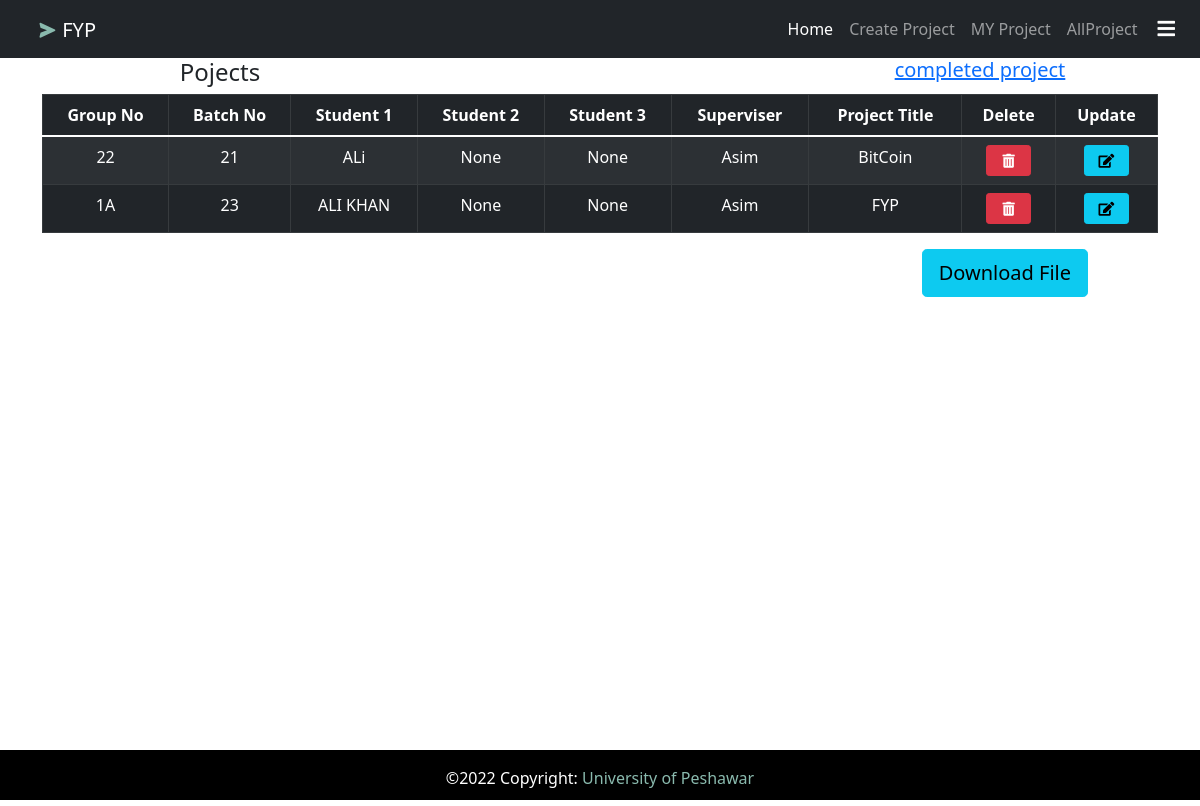
Page /projects/profile/ (signed in) on the committed database.
### project/models.py (models this page shows, shortened)
class Project(models.Model):
    group_no=models.CharField(max_length=50)
    batch_no=models.ForeignKey(Batch,null=True,on_delete=models.CASCADE)
    student_1=models.ForeignKey(Student,on_delete=models.CASCADE,related_name="student1")
    student_2=models.ForeignKey(Student,on_delete=models.CASCADE,related_name='student2',null=True,blank=True)
    student_3=models.ForeignKey(Student,on_delete=models.CASCADE,related_name='student3',null=True,blank=True)
    superviser=models.ForeignKey(User,on_delete=models.CASCADE)
    project_title=models.CharField(max_length=50)
    completed=models.BooleanField(default=False)
    created_at = models.DateField(null=True, blank=True)

### student/models.py (models this page shows)
class Batch(models.Model):
    batch=models.IntegerField(blank=True,null=True,unique=True)
    DateOfAdmission = models.DateField(null=True, blank=True)
    created_at=models.DateTimeField(auto_now_add=True)
    def __str__(self):
        return str(self.batch)
    class Meta:
        verbose_name_plural = 'Batch'

class Student(models.Model):
    SECTION_CHIOICES=(
    ('Morning','Morning'),
    ('Evening','Evening'),
    ('A','A'),
    ('B','B'),
    ('C','C'),
    ('D','D')
)
    GENDER=(
    ('Male','Male'),
    ('Female','Female'),
    ('TransGender','TransGender'),
)
    PROJECT_STATUS=(
        ('Started' , 'Started'),
        ('Not Started','Not Started'),
    )
    name=models.CharField(max_length=50)
    batch_no=models.ForeignKey(Batch,null=True,on_delete=models.CASCADE)
    section=models.CharField(max_length=50,choices=SECTION_CHIOICES)
    roll_number=models.IntegerField()
    projet_status=models.CharField(max_length=20,choices=PROJECT_STATUS,default='Started')
    gender=models.CharField(max_length=50,choices=GENDER,default='Male')
    dues=models.BooleanField(default=False)
    remarks=models.CharField(max_length=100,blank=True)
    created_at=models.DateTimeField(auto_now_add=True)
    def __str__(self) -> str:
        return self.name

### project/views.py (the view)
# urls.py: path('profile/',views.profile,name='profile'),
@login_required
def profile(request):
    groups=Project.objects.filter(superviser=request.user,completed=False)
    paginator=Paginator(groups,8)
    page=request.GET.get('page')
    groups=paginator.get_page(page)
    context = {
        'groups' : groups,
    }
    return render(request,'project/profile.html',context)

### student/templates/project/profile.html (shortened to what this page needs)
{% extends 'base.html' %}
{% load crispy_forms_tags %}
{% block content %}
<section class="text-center">
    <div class="container">
        <div class="row">
            <div class="col-4">
                <h4>Pojects</h4>
            </div>
            <div class="col-4">
            </div>
            <div class="col-4">
                <h5><a href="{% url 'completed-project' %}">completed project</a></h5>
            </div>
        </div>
        <table class="table table-striped table-bordered table-hover table-dark">
            <thead>
                <tr>
                    <th scope="col">Group No</th>
                    <th scope="col">Batch No</th>
                    <th scope="col">Student 1</th>
                    <th scope="col">Student 2</th>
                    <th scope="col">Student 3</th>
                    <th scope="col">Superviser</th>
                    <th scope="col">Project Title</th>
                    <th scope="col">Delete</th>
                    <th scope="col">Update</th>
                </tr>
            </thead>
            <tbody>
                {% for group in groups %}
                <tr>
                    <td>{{group.group_no}}</td>
                    <td>{{group.batch_no}}</td>
                    <td>{{group.student_1}}</td>
                    <td>{{group.student_2}}</td>
                    <td>{{group.student_3}}</td>
                    <td>{{group.superviser}}</td>
                    <td>{{group.project_title}}</td>
                   <td><a href="{% url 'delete-project' group.id %}" class="btn btn-danger btn-sm btn-action"><i class="fas fa-trash-alt"></i></a></td>
                   <td><a href="{% url 'update-project' group.id %}"class="btn btn-info btn-sm btn-action"><i class="fas fa-edit"></i></a></td>
                </tr>
                {% endfor %}
            </tbody>
        </table>
    </div>
<div class="container-fluid mt-3 mx-30px">
<div class="right-shift">
    <a class="btn btn-info btn-lg" href="{% url 'exportProject' %}">Download File</a>
</div>
</div>
</section>
{% endblock  %}

### student/static/css/style.css (style rules this page uses)
html, body { height: 100%; margin: 0; max-width: 100%; overflow: hidden; }
.btn-action { width: 45px; }
.right-shift { display: flex; justify-content: flex-end; align-items: flex-end; margin-right: 100px; }

### rows in the picture
Project: group_no "22", batch_no "21", student_1 "ALi", student_2 "None", student_3 "None", superviser "Asim", project_title "BitCoin"
Project: group_no "1A", batch_no "23", student_1 "ALI KHAN", student_2 "None", student_3 "None", superviser "Asim", project_title "FYP"
